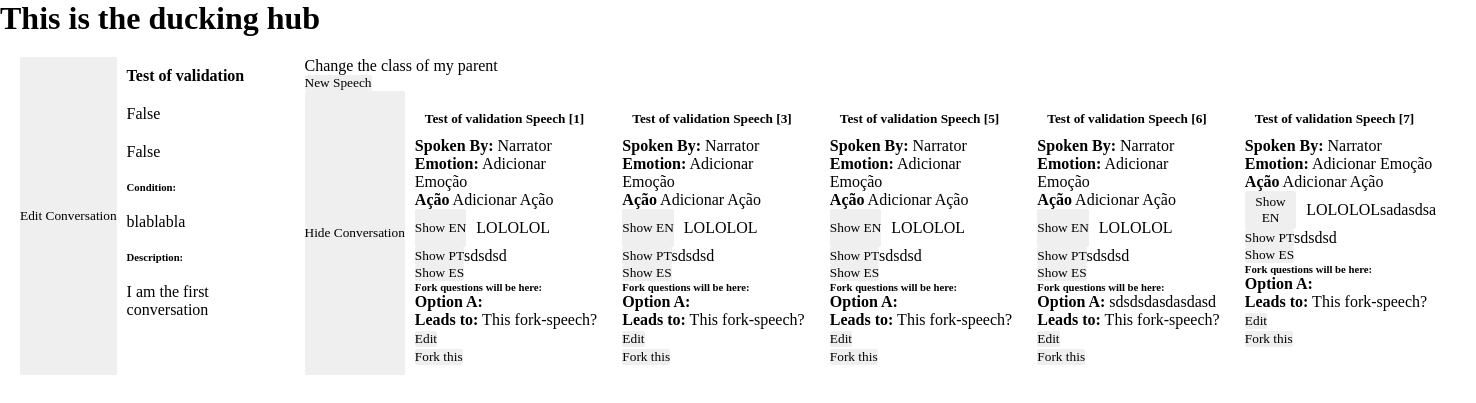
Page /edit_conv/828e4717-4a58-4774-a5ec-2eb89b6fc404/ on the earlier database version.
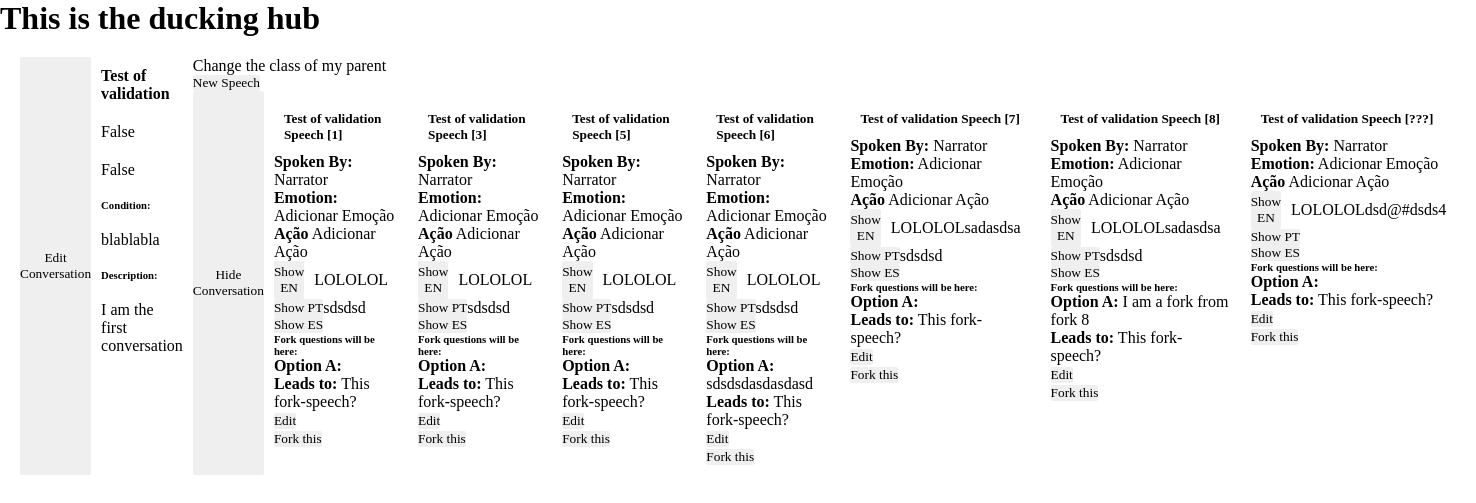
Same page on the later database version.
### a_characters/models.py (models this page shows, shortened)
class Speech(models.Model):
    id = models.CharField(max_length=100, default=uuid.uuid4, unique=True, primary_key=True, editable=False)
    line_hash = models.CharField(max_length=6, blank=True, null=True, unique=True) #yarn annoyances
    comment = models.TextField(blank=True, null=True)    # Context, could have been label, but fuck it.
    my_code = models.TextField(blank=True, null=True)
    name = models.CharField(max_length=250, unique=True) #"This needs to be a title for speech to go on the .yarn export" # maybe create a function to automate it
    conversation = models.ForeignKey(
        Conversation,
        on_delete=models.PROTECT
    )
    txt_en = models.TextField()
    txt_pt = models.TextField(blank=True, null = True)
    txt_es = models.TextField(blank=True, null = True)
    localized_pt = models.BooleanField(default=False)   # If it is not a literal translation. For whatever reason.
    localized_es = models.BooleanField(default=False)
    speaker = models.ForeignKey(    # NPC that says it
        Character,
        blank = True,
        null=True,
        on_delete = models.PROTECT
    )
    CHOICES_EMOTION = { # I really don't see the point in doing key-relationship thing in here, but everyone is doing and
        'DF' : "Default",
        'CT' : "Custom",
        'HP' : "Happy",
        'SD' : "Sad",
        "EX" : "Excited",
        "TD" : "Tired",
        "TD" : "Thoughtful / Thinking",
        "DT" : "Distracted",
        'TN' : "Tense",
        'PN' : "In Pain",
        'CF' : "Confused",
        'DZ' : "Dizzy",
        'CR' : "Crying",
        'TR' : "Teary",
        'IP' : "Inpired /Amazed",
        'SP' : "Surprised",
        "WR" : "Worried",
    }
    portrait = models.CharField(
        max_length = 25, #because who knows, i hate the initials
        choices = CHOICES_EMOTION,
        default="DF"
    )
    is_first = models.BooleanField(default=False)   # easier to track
    is_fork = models.BooleanField(default=False) # WAY easier to track. If it is reply to a Fork, it is false.
    fork_letter = models.TextField(max_length=15,blank=True, null=True)
    next_is_cycled = models.BooleanField(default=False) # avoids infinite loops
    previous_speech = models.ForeignKey(    # Make the register make sure this is empty if it is marked as first.
        'self',
        blank = True,
        null=True,
        related_name="speech_prev",
        on_delete = models.PROTECT
    )
    next_speech = models.ForeignKey(
        'self',
        blank = True,
        null=True,
        related_name="speech_next",
        on_delete = models.PROTECT
    )
    has_fork = models.BooleanField(default=False)   # Signaler that the rest here exists
    fork_question_en_A = models.TextField(blank = True, null = True)
    fork_question_pt_A = models.TextField(blank = True, null = True)
    fork_question_es_A = models.TextField(blank = True, null = True)
    fork_speech_AA = models.ForeignKey(  # link to the speech that is a fork
                'self',
                blank = True,
                null=True,
                related_name="fork_next_speech_A",
                on_delete = models.PROTECT
            )
    fork_question_en_B = models.TextField(blank = True, null = True)
    fork_question_pt_B = models.TextField(blank = True, null = True)
    fork_question_es_B = models.TextField(blank = True, null = True)
    fork_speech_BB = models.ForeignKey(  # link to the speech that is a fork
                'self',
                blank = True,
                null=True,
                related_name="fork_next_speech_B",
                on_delete = models.PROTECT
            )
    fork_question_en_C = models.TextField(blank = True, null = True)
    fork_question_pt_C = models.TextField(blank = True, null = True)
    fork_question_es_C = models.TextField(blank = True, null = True)
    fork_speech_CC = models.ForeignKey(  # link to the speech that is a fork
                'self',
                blank = True,
                null=True,
                related_name="fork_next_speech_C",
                on_delete = models.PROTECT
            )
    fork_question_en_D = models.TextField(blank = True, null = True)
    fork_question_pt_D = models.TextField(blank = True, null = True)
    fork_question_es_D = models.TextField(blank = True, null = True)
    fork_speech_DD = models.ForeignKey(  # link to the speech that is a fork
                'self',
                blank = True,
                null=True,
                related_name="fork_next_speech_D",
                on_delete = models.PROTECT
            )
    fork_question_en_E = models.TextField(blank = True, null = True)
    fork_question_pt_E = models.TextField(blank = True, null = True)
    fork_question_es_E = models.TextField(blank = True, null = True)
    fork_speech_EE = models.ForeignKey(  # link to the speech that is a fork
                'self',
                blank = True,
                null=True,
                related_name="fork_next_speech_E",
                on_delete = models.PROTECT
            )
    fork_question_en_F = models.TextField(blank = True, null = True)
    fork_question_pt_F = models.TextField(blank = True, null = True)
    fork_question_es_F = models.TextField(blank = True, null = True)
    fork_speech_FF = models.ForeignKey(  # link to the speech that is a fork
                'self',
                blank = True,
                null=True,
                related_name="fork_next_speech_F",
                on_delete = models.PROTECT
            )

class Character (models.Model):
    name = models.CharField(max_length=250, unique=True)
    name_pt = models.CharField(max_length=250, unique=True, blank=True, null=True)
    name_es = models.CharField(max_length=250, unique=True, blank=True, null=True)
    walkable = models.BooleanField(default=False)   # If the character is a single sprite, then it blocks certain actions
    published= models.BooleanField(default=False)
    portraits= models.SmallIntegerField(default=0)
    id = models.CharField(max_length=100, default=uuid.uuid4, unique=True, primary_key=True, editable=False)
    def __str__(self):
        return str(self.name)

### a_characters/views.py (the view)
# urls.py: path('edit_conv/<pk>/', edit_conv_view, name='edit_conv'), # use /<pk> on this
def edit_conv_view(request,pk):
    print("")
    conv = Conversation.objects.get(id=pk)
    conv_name = create_name(conv)
    conv_form = ConversationEditForm(instance=conv)
    initial_values = {
        'conversation' : pk,
        'name' : conv_name,
        'txt_en' : "LOLOLOL" }
    speech_form = SpeechCreateForm(initial=initial_values)
    if request.method == 'POST':
        new_conv = ConversationEditForm(request.POST, instance=conv)
        if new_conv.is_valid():
            new_conv.save()
            conv_form = new_conv
            conv = Conversation.objects.get(id=pk)
    speeches = Speech.objects.filter(conversation=pk)
    context = {
        'pk' : pk,  #no need to be this way but i'm fed up
        'conv_form' : conv_form,
        'conv' : conv,
        'speech_form' : speech_form,
        'speeches' : speeches
    }
    return render(request,'site/forms/edit_conv.html', context)

### a_characters/tools.py (called while the page is built)
def create_name(conv,reply_to=None): # create names for speeches
    if conv.is_linear:
        name = f"{conv.title} [{len(Speech.objects.filter(conversation=conv.id))}]"
    elif reply_to is not None:
        num = len(Speech.objects.filter(previous_speech=reply_to))
        num += 1
        name = f"F-{reply_to.name} [{num}]"
    return name

### templates/site/forms/edit_conv.html (shortened to what this page needs)
{% extends 'base.html'%}
{% block layout %}
    {% block content %}
        <main class="all_container">
            <div id="wrap_conv" class="conv_wrapper wrapper">
                <button
                class= "btn-edit"
                _="on click
                    toggle .hidden on #edit_mode_conv
                    toggle .hidden on #read_mode_conv"
                >
                    Edit Conversation
                </button>
                <div id="read_mode_conv" class=conv_print>
                    {% include 'site/display/print_conv.html' %}
                </div>
            </div>
            <div class = "speech_wrapper ">
                <p>Change the class of my parent</p>
                <div class = "wrapper new_speech">
                    <button
                        class="hx-btn"
                        hx-post="{% url 'get_speech_form' conv.id %}"
                        hx-target="#wrap_speech_form"
                        hx-swap="innerHTML"
                    >
                        New Speech
                    </button>
                </div>
                <div class = "wrapper all_speeches">
                    <button
                    class="btn_show_wrap"
                    _="on click toggle .hidden on #all_conv_wrapp"
                    > Hide Conversation </button>
                    <section id="all_conv_wrapp"
                    class="wrapper">
                    {% for speech in speeches %}
                    {% include 'site/htmx/single_speech.html'%}
                    {% endfor %}
                    </section>
                </div>
            </div>
        </main>
    {% endblock %}
{% endblock %}

### templates/site/htmx/single_speech.html (shortened to what this page needs)
<div
    id = "print_{{ speech.id }}"
    class = "speech
        {% if is_fork == True %}
            speech-fork
        {% else %}
            speech-individual
        {% endif %}
        "
    >
    <h5 class="speech-title">
        {{ speech.name }}
    </h5>
    <div class = "speech-print">
        <div class="speech-print-short">
            <div class = "speech-print-short-data">
                <b>Spoken By:</b>
                {{ speech.speaker }}
            </div>
            <div class = "speech-print-short-data">
                <b>Emotion:</b>
                Adicionar Emoção
            </div>
            <div class = "speech-print-short-data">
                <b>Ação</b>
                Adicionar Ação
            </div>
        </div>
        <div class="speech-print-translations">
            <div class="language_wrap wrapper en_print">
                <button
                class="btn_show"
                _= "on click toggle .hidden on the next <div/>">
                    Show EN
                </button>
                <div class="txt txt_en">
                    <p> {{ speech.txt_en }} </p>
                </div>
            </div>
            <div class="language_wrap wrapper pt_print">
                <button
                class="btn_show"
                _= "on click toggle .hidden on the next <div/>">
                    Show PT
                </button>
                <div class="txt_pt">
                    <p> {{ speech.txt_pt }} </p>
                </div>
            </div>
            <div class="language_wrap wrapper es_print">
                <button
                class="btn_show"
                _= "on click toggle .hidden on the next <div/>">
                    Show ES
                </button>
            </div>
        </div>
        <div class="speech-print-fork">
            <h6>Fork questions will be here:</h6>
            <div class ="speech-print-fork">
                <p class="speech-print-fork-option">
                    <b>Option A:</b> {{ speech.fork_question_en_A }}
                </p>
                <p><b>Leads to:</b> This fork-speech?</p>
            </div>
        </div>
    </div>
    <div class = "speech-action">
        <div class = "speech-action-edit_speech">
            <button class="btn_show btn-edit">Edit</button>
        </div>
        <div class="speech-action-fork">
            <button
                class="hx-btn"
                hx-post="{% url 'get_fork_form' speech.id %}"
                hx-target="this"
                hx-swap="outerHTML"
            >
                Fork this
            </button>
        </div>
    </div>
</div>

Differences in the rows shown:
added Speech: name "Test of validation Speech [8]", speaker "Narrator", txt_en "LOLOLOLsadasdsa", txt_pt "sdsdsd", fork_question_en_A "I am a fork from fork 8"
added Speech: name "Test of validation Speech [???]", speaker "Narrator", txt_en "LOLOLOLdsd@#dsds4"
